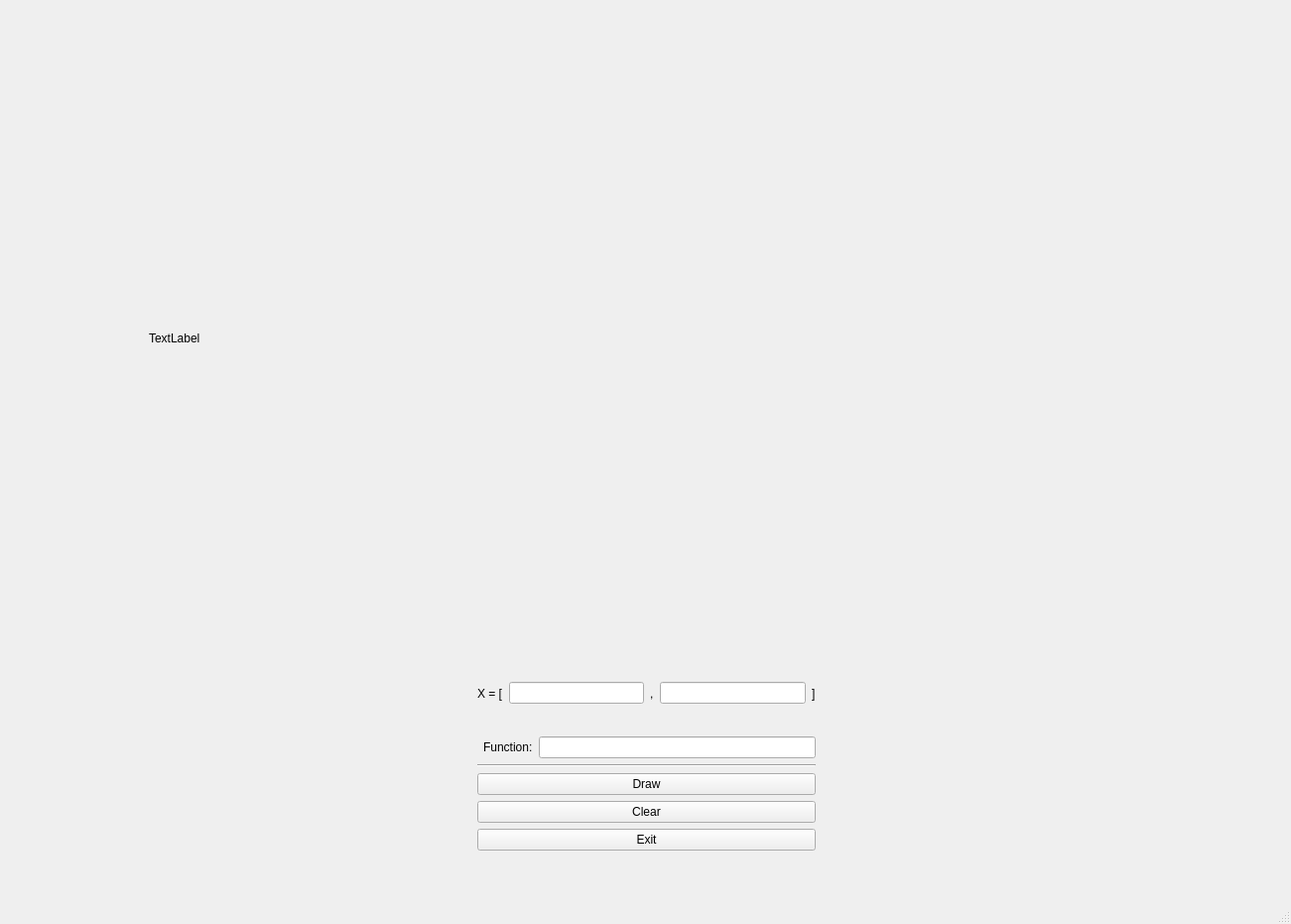
<?xml version="1.0" encoding="UTF-8"?>
<ui version="4.0">
 <class>MainWindow</class>
 <widget class="QMainWindow" name="MainWindow">
  <property name="geometry">
   <rect>
    <x>0</x>
    <y>0</y>
    <width>1301</width>
    <height>931</height>
   </rect>
  </property>
  <property name="windowTitle">
   <string>MainWindow</string>
  </property>
  <widget class="QWidget" name="centralWidget">
   <widget class="QLabel" name="outputGraph">
    <property name="geometry">
     <rect>
      <x>150</x>
      <y>30</y>
      <width>1021</width>
      <height>621</height>
     </rect>
    </property>
    <property name="text">
     <string>TextLabel</string>
    </property>
   </widget>
   <widget class="QWidget" name="layoutWidget">
    <property name="geometry">
     <rect>
      <x>470</x>
      <y>650</y>
      <width>363</width>
      <height>218</height>
     </rect>
    </property>
    <layout class="QVBoxLayout" name="verticalLayout_6">
     <item>
      <layout class="QVBoxLayout" name="verticalLayout_5">
       <item>
        <layout class="QVBoxLayout" name="verticalLayout_4">
         <item>
          <layout class="QVBoxLayout" name="verticalLayout_3">
           <item>
            <layout class="QHBoxLayout" name="horizontalLayout_4">
             <item>
              <layout class="QHBoxLayout" name="horizontalLayout">
               <item>
                <widget class="QLabel" name="label_2">
                 <property name="text">
                  <string>X = [</string>
                 </property>
                </widget>
               </item>
               <item>
                <widget class="QLineEdit" name="inputLeftX"/>
               </item>
              </layout>
             </item>
             <item>
              <layout class="QHBoxLayout" name="horizontalLayout_3">
               <item>
                <layout class="QHBoxLayout" name="horizontalLayout_2">
                 <item>
                  <widget class="QLabel" name="label_3">
                   <property name="text">
                    <string>,</string>
                   </property>
                  </widget>
                 </item>
                 <item>
                  <widget class="QLineEdit" name="inputRightX"/>
                 </item>
                </layout>
               </item>
               <item>
                <widget class="QLabel" name="label_4">
                 <property name="text">
                  <string>]</string>
                 </property>
                </widget>
               </item>
              </layout>
             </item>
            </layout>
           </item>
          </layout>
         </item>
        </layout>
       </item>
       <item>
        <layout class="QHBoxLayout" name="horizontalLayout_14">
         <item>
          <widget class="Line" name="line_3">
           <property name="orientation">
            <enum>Qt::Horizontal</enum>
           </property>
          </widget>
         </item>
         <item>
          <widget class="QLabel" name="label_11">
           <property name="text">
            <string>Function:</string>
           </property>
          </widget>
         </item>
         <item>
          <widget class="QLineEdit" name="inputLeftX_4"/>
         </item>
        </layout>
       </item>
      </layout>
     </item>
     <item>
      <layout class="QVBoxLayout" name="verticalLayout">
       <item>
        <widget class="Line" name="line_2">
         <property name="orientation">
          <enum>Qt::Horizontal</enum>
         </property>
        </widget>
       </item>
       <item>
        <widget class="QPushButton" name="draw">
         <property name="text">
          <string>Draw</string>
         </property>
        </widget>
       </item>
       <item>
        <widget class="QPushButton" name="clear">
         <property name="text">
          <string>Clear</string>
         </property>
        </widget>
       </item>
       <item>
        <widget class="QPushButton" name="exit">
         <property name="text">
          <string>Exit</string>
         </property>
        </widget>
       </item>
      </layout>
     </item>
    </layout>
   </widget>
  </widget>
  <widget class="QMenuBar" name="menuBar">
   <property name="geometry">
    <rect>
     <x>0</x>
     <y>0</y>
     <width>1301</width>
     <height>22</height>
    </rect>
   </property>
  </widget>
  <widget class="QStatusBar" name="statusBar"/>
  <action name="action">
   <property name="text">
    <string>Сохранить картинку</string>
   </property>
  </action>
  <action name="action_3">
   <property name="text">
    <string>Выход</string>
   </property>
  </action>
 </widget>
 <layoutdefault spacing="6" margin="11"/>
 <resources/>
 <connections/>
</ui>
